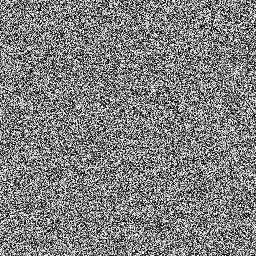
#> input picture James/Image_Compression_PCA_Optimized/data/images/noise.jpg, 256 x 256 px; its folder holds 2 pictures in this run
$ python pca_compress.py
#> lines starting #> are read from the running program, lines starting #| are printed output that depends on the picture
import os
import numpy as np
from PIL import Image
from sklearn.decomposition import PCA

# ---------- PATH SETUP ----------
BASE_DIR = os.path.dirname(os.path.dirname(os.path.abspath(__file__)))
IMAGE_DIR = os.path.join(BASE_DIR, "data", "images")
OUTPUT_DIR = os.path.join(BASE_DIR, "output")
IMG_SIZE = (64, 64)

os.makedirs(OUTPUT_DIR, exist_ok=True)

# ---------- LOAD IMAGES ----------
if not os.path.exists(IMAGE_DIR):
    raise FileNotFoundError(f"Image directory not found: {IMAGE_DIR}")

images = []
filenames = []

files = [f for f in os.listdir(IMAGE_DIR)
         if f.lower().endswith((".png", ".jpg", ".jpeg"))]

if len(files) < 2:
    raise ValueError("At least 2 images are required for PCA")

for file in files:
    img = Image.open(os.path.join(IMAGE_DIR, file)).convert("L")
#> img is the input picture: PIL image 256x256 L; min 0, max 255, mean 127.3
    img = img.resize(IMG_SIZE)
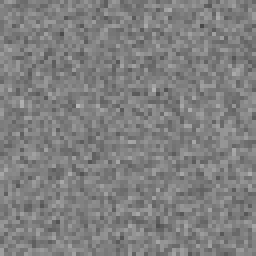
#> img: PIL image 64x64 L (shown 4 times larger); min 72, max 181, mean 127.3
    images.append(np.array(img).flatten())
    filenames.append(file)
#> pass 2 of the loop `for file in files:`:
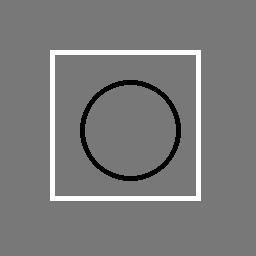
#> input picture James/Image_Compression_PCA_Optimized/data/images/shapes.jpg, 256 x 256 px
#> img is the input picture: PIL image 256x256 L; min 0, max 255, mean 123.3
#> `img = img.resize(IMG_SIZE)`:
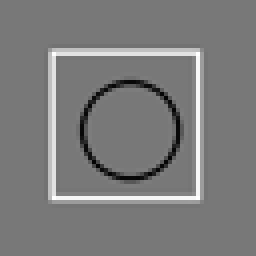
#> img: PIL image 64x64 L (shown 4 times larger); min 4, max 255, mean 123.3

# ---------- CREATE DATA MATRIX ----------
X = np.array(images)

print("Total images:", X.shape[0])
#| Total images: 2
print("Pixels per image:", X.shape[1])
#| Pixels per image: 4096

# ---------- PCA (IMPORTANT FIX HERE) ----------
N_COMPONENTS = min(50, X.shape[0])
#> N_COMPONENTS = 2

pca = PCA(n_components=N_COMPONENTS)
X_reduced = pca.fit_transform(X)
#> X_reduced = [[1049.2, -4.43e-12], [-1049.2, -4.43e-12]]
X_reconstructed = pca.inverse_transform(X_reduced)

# ---------- SAVE RECONSTRUCTED IMAGES ----------
for i, img in enumerate(X_reconstructed):
    reconstructed = img.reshape(IMG_SIZE)
    Image.fromarray(reconstructed.astype(np.uint8)).save(
        os.path.join(OUTPUT_DIR, filenames[i])
    )
#> this loop made 2 passes
#> pass 2, `reconstructed = img.reshape(IMG_SIZE)`:
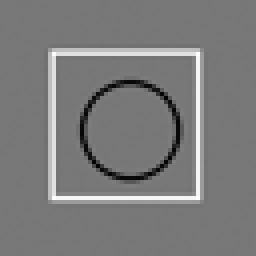
#> reconstructed: shape (64, 64) float64 (shown 4 times larger); min 4, max 255, mean 123.3

print("PCA Compression Completed")
print("Original shape:", X.shape)
#| Original shape: (2, 4096)
print("Compressed shape:", X_reduced.shape)
#| Compressed shape: (2, 2)
